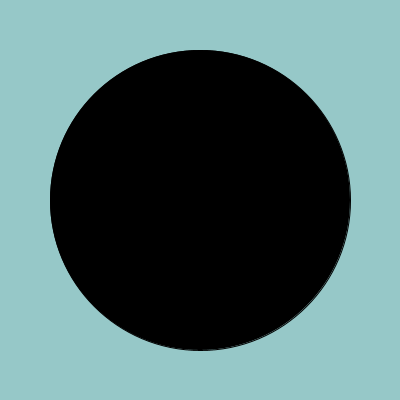
Frame 1 (no input)
Frame 60 (the mouse pressed at the canvas centre just before this capture): identical to frame 1, image omitted
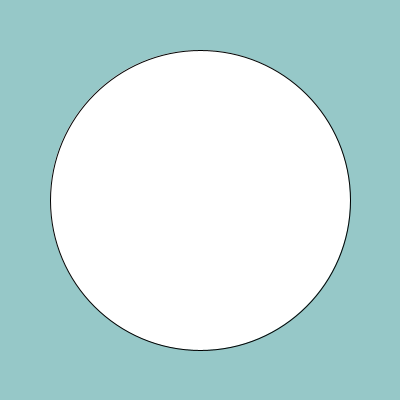
Frame 120 (the mouse held since frame 60 and released just before this capture)

The Processing sketch that drew these frames (run headless with seeded random() and noise(); from frame 60 on, the mouse is pressed at the canvas centre):

// Processing sketch: sketch_7
// ── sketch_7.pde
// map the fill value of the ellipse so that the closer the mouse is to the
// center, the brighter it is. the fill value should be black if the mouse is 
// outside the ellipse.

int x;
int y;
int sz = 300;
float distance;


void setup() {
  size(400, 400);
}

void draw() {
  x = width/2;
  y = height/2;
  
  background(150, 200, 200);
  
  distance = dist(x,y,mouseX,mouseY);
  
  if (distance < sz/2) {
    fill(map(distance, 0, mouseX, 255, 0));
  } else {
    fill(0);
  }
  
  ellipse(x, y, sz, sz);
}
